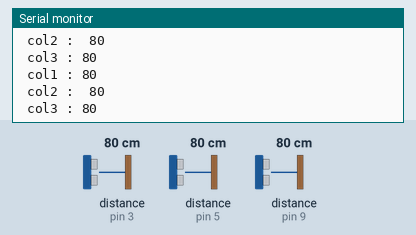
This sketch was run on a simulated Arduino Uno, built with avr-gcc and run on an emulated ATmega328P. On the bench: the last lines printed to the serial monitor. Wiring (inferred from the names in the program): 3 × ultrasonic range finder: trigger pin 2, echo pin 3 / trigger pin 4, echo pin 5 / trigger pin 8, echo pin 9. The inputs (shaded band) are chosen by the test bench; at power-on: distance to the obstacle (sensors on pin 3, pin 5, pin 9) 80 cm. The echo pulse lasts 58.3 µs per cm.

Above: at 2.8 s.
2.9 s: distance to the obstacle (sensor on pin 3) set to 2 cm
At 4.7 s:
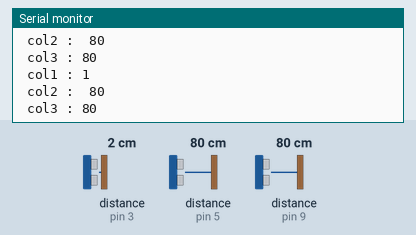
5.6 s: distance to the obstacle (sensor on pin 5) set to 2 cm
At 6.5 s:
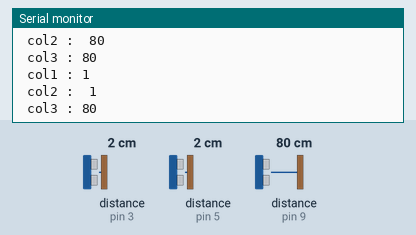
8.3 s: distance to the obstacle (sensor on pin 9) set to 2 cm
At 10.8 s:
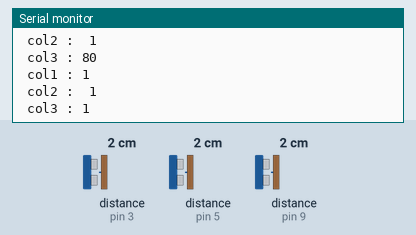
11.0 s: distance to the obstacle (sensor on pin 3) set to 4 cm
At 12.7 s:
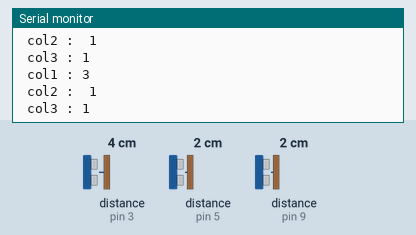
13.7 s: distance to the obstacle (sensor on pin 5) set to 4 cm
At 15.5 s:
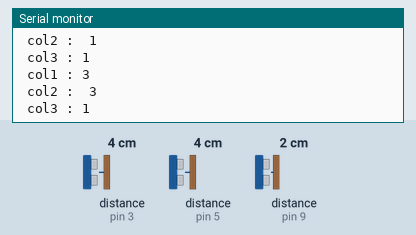
16.4 s: distance to the obstacle (sensor on pin 9) set to 4 cm
At 18.7 s:
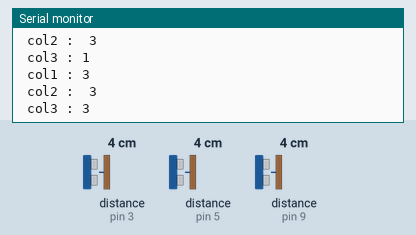
Timing chart, 0 to 20.1 s (numbered marks = the images above; inputs shaded):
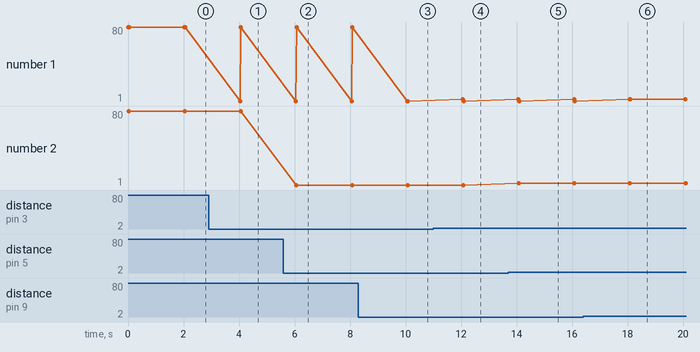

The sketch:

three_ultra_beforeJson.ino
```cpp
/*
 * 초음파 센서 3개를 사용해 측정하기.
 */
int trig1 = 2;
int echo1 =  3;

int trig2= 4;
int echo2 = 5;

const int trig3 = 8;
const int echo3 =  9;

long duration1, distance1, duration2,distance2, duration3,distance3;

void setup () {
  // 초음파센서의 동작 상태를 확인하기 위하여 시리얼 통신을 설정(전송속도 9600bps)
  Serial.begin(9600);
  //초음파 송신부-> OUTPUT, 초음파 수신부 -> INPUT
  pinMode(trig1,OUTPUT);
  pinMode(echo1,INPUT);
  pinMode(trig2,OUTPUT);
  pinMode(echo2,INPUT);

  pinMode(trig3,OUTPUT);
  pinMode(echo3,INPUT);
}


void loop() {
  long duration;

  digitalWrite(trig1,LOW);
  delayMicroseconds(2);
  digitalWrite(trig1,HIGH);
  delayMicroseconds(5);
  digitalWrite(trig1,LOW);
  duration1= pulseIn(echo1, HIGH);

  digitalWrite(trig2,LOW);
  delayMicroseconds(2);
  digitalWrite(trig2,HIGH);
  delayMicroseconds(5);
  digitalWrite(trig2,LOW);
  duration2= pulseIn(echo2, HIGH);

  digitalWrite(trig3,LOW);
  delayMicroseconds(2);
  digitalWrite(trig3,HIGH);
  delayMicroseconds(5);
  digitalWrite(trig3,LOW);
  duration3= pulseIn(echo3, HIGH);

  //초음파는 29마이크로초 당 1센치를 이동
  //초음파의 이동 거리 = duration(왕복에 걸린시간) / 29 / 2
  distance1 = (duration1/2)/29;
  distance2 = (duration2/2)/29;
  distance3 = (duration3/2)/29;

  Serial.print(" col1 : ");
  Serial.println(distance1 );
  Serial.print(" col2 :  ");
  Serial.println(distance2 );
  Serial.print(" col3 : ");
  Serial.println(distance3 );

  delay(2000);

}
```

Measured:
- after the input at 2.9 s, the serial monitor: prints a new line after 1.1 s (image 1)
- after the input at 5.6 s, the serial monitor: prints a new line after 0.46 s (image 2)
- after the input at 8.3 s, the serial monitor: prints a new line after 1.8 s (image 3)
- after the input at 11.0 s, the serial monitor: prints a new line after 1.1 s (image 4)
- after the input at 13.7 s, the serial monitor: prints a new line after 0.38 s (image 5)
- after the input at 16.4 s, the serial monitor: prints a new line after 1.7 s (image 6)
